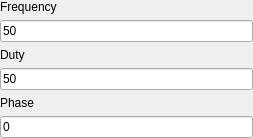
<?xml version="1.0" encoding="UTF-8"?>
<ui version="4.0">
 <class>ClockPatternUI</class>
 <widget class="QWidget" name="ClockPatternUI">
  <property name="geometry">
   <rect>
    <x>0</x>
    <y>0</y>
    <width>253</width>
    <height>138</height>
   </rect>
  </property>
  <property name="windowTitle">
   <string>Form</string>
  </property>
  <layout class="QGridLayout" name="gridLayout">
   <property name="leftMargin">
    <number>0</number>
   </property>
   <property name="topMargin">
    <number>0</number>
   </property>
   <property name="rightMargin">
    <number>0</number>
   </property>
   <property name="bottomMargin">
    <number>0</number>
   </property>
   <property name="horizontalSpacing">
    <number>0</number>
   </property>
   <item row="2" column="1">
    <widget class="QLabel" name="label_2">
     <property name="text">
      <string>Duty</string>
     </property>
    </widget>
   </item>
   <item row="3" column="1">
    <widget class="QLineEdit" name="duty_LE">
     <property name="text">
      <string>50</string>
     </property>
    </widget>
   </item>
   <item row="0" column="1">
    <widget class="QLabel" name="label">
     <property name="text">
      <string>Frequency</string>
     </property>
    </widget>
   </item>
   <item row="4" column="1">
    <widget class="QLabel" name="label_3">
     <property name="text">
      <string>Phase</string>
     </property>
    </widget>
   </item>
   <item row="5" column="1">
    <widget class="QLineEdit" name="phase_LE">
     <property name="text">
      <string>0</string>
     </property>
    </widget>
   </item>
   <item row="1" column="1">
    <widget class="QLineEdit" name="frequency_LE">
     <property name="enabled">
      <bool>true</bool>
     </property>
     <property name="text">
      <string>50</string>
     </property>
    </widget>
   </item>
  </layout>
 </widget>
 <resources/>
 <connections/>
</ui>
